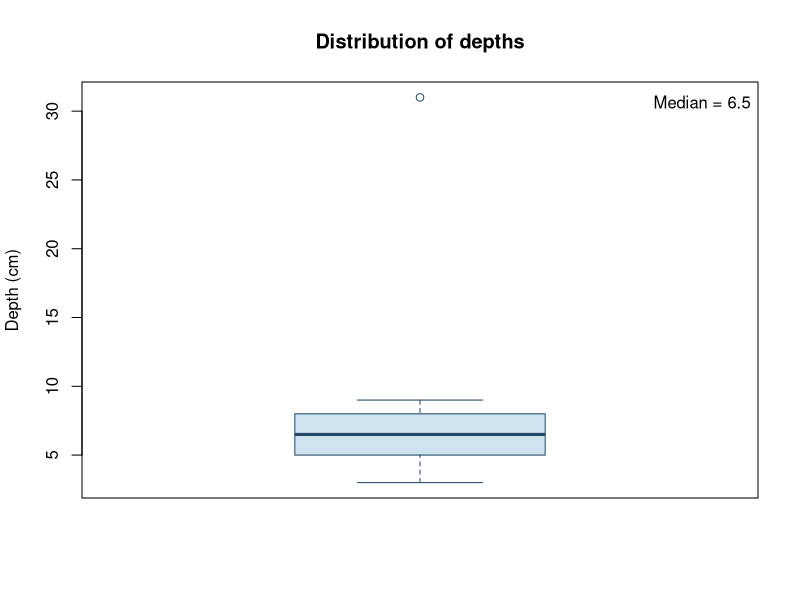

This chart was generated by the following R code:
## ---- chunk 1
x <- c(3,4,5,5,6,6,7,7,8,8,9,31)
boxplot(x,col="#CEE2F0",border="#244967",ylab="Depth (cm)",
        main="Distribution of depths")
s <- boxplot.stats(x)
print(s$out)
legend("topright",legend=paste("Median =",median(x)),bty="n")
